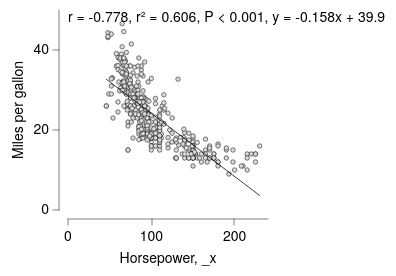

The specification (Vega-Lite) saved for this image:
### Vega-Lite specification from a JSON file in a GitHub repository (floating-point values rounded to 4 significant figures; data arrays with more than 128 entries replaced by an {"elided": "..."} marker saying what was removed)
{"background": null, "config": {"arc": {"fill": "#DBDBDB", "fillOpacity": 1.0, "innerRadius": 25.0, "padAngle": 0.03, "stroke": "black", "strokeOpacity": 1, "strokeWidth": 0.25}, "area": {"fill": "#DBDBDB", "fillOpacity": 1.0, "stroke": "black", "strokeOpacity": 1, "strokeWidth": 0.25}, "axis": {"domain": true, "domainCap": "round", "domainColor": "black", "domainWidth": 0.25, "grid": false, "gridCap": "round", "gridColor": "#F1F1F1", "gridDash": [0, 0], "gridOpacity": 1.0, "gridWidth": 0.25, "labelColor": "black", "labelFont": "HelveticaNeue", "labelFontSize": 7, "labelFontStyle": "normal", "labelFontWeight": 400, "offset": 4.5, "ticks": true, "tickCap": "round", "tickColor": "black", "tickSize": 3, "tickWidth": 0.25, "titleColor": "black", "titleFont": "HelveticaNeue", "titleFontSize": 7, "titleFontStyle": "normal", "titleFontWeight": 400}, "axisX": {"domain": true, "labelAlign": "center", "labelAngle": 0, "labels": true, "ticks": true, "translate": 0}, "axisY": {"domain": true, "labelAlign": "right", "labelAngle": 0, "labels": true, "ticks": true, "translate": 0}, "axisRight": {"domain": true, "labelAlign": "left", "labelAngle": 0, "labels": true, "ticks": true, "translate": 0}, "axisTop": {"domain": true, "labelAlign": "center", "labelAngle": 0, "labels": true, "ticks": true, "translate": 0}, "bar": {"fill": "#DBDBDB", "fillOpacity": 1.0, "stroke": "black", "strokeOpacity": 1, "strokeWidth": 0.25}, "boxplot": {"size": 9.0, "ticks": {"cornerRadius": 0.25, "fill": "black", "size": 4.5, "thickness": 0.25}, "box": {"fillOpacity": 1.0, "stroke": "black", "strokeOpacity": 1, "strokeWidth": 0.25}, "median": {"fill": "black", "fillOpacity": 1.0, "size": 9.0, "thickness": 0.25}, "rule": {"fill": "black", "fillOpacity": 1.0, "size": 10.0, "stroke": "black", "strokeDash": [0, 0], "strokeOpacity": 1, "strokeWidth": 0.25}, "outliers": {"color": "black", "fill": "black", "fillOpacity": 1.0, "size": 0, "stroke": "black", "strokeOpacity": 1, "strokeWidth": 0.25}}, "circle": {"fill": "black", "fillOpacity": 1.0, "size": 0.5, "stroke": "black", "strokeOpacity": 1, "strokeWidth": 0.25}, "errorband": {"band": {"fillOpacity": 0.6, "stroke": null, "strokeWidth": 0.25, "strokeOpacity": 1}, "borders": {"opacity": 0, "strokeOpacity": 0.25, "strokeWidth": 1}}, "errorbar": {"opacity": 1, "rule": {"strokeDash": [0, 0], "strokeWidth": 0.5}, "ticks": {"color": "black", "cornerRadius": 0.25, "opacity": 1, "size": 6.0, "thickness": 0.5}, "thickness": 0.5}, "font": "HelveticaNeue", "geoshape": {"fill": "#DBDBDB", "fillOpacity": 1.0, "stroke": "black", "strokeOpacity": 1, "strokeWidth": 0.25}, "header": {"labelColor": "black", "labelFont": "HelveticaNeue", "labelFontSize": 7, "labelFontStyle": "normal", "labelFontWeight": 400, "titleColor": "black", "titleFont": "HelveticaNeue", "titleFontSize": 7, "titleFontStyle": "normal", "titleFontWeight": 400, "titlePadding": 0}, "legend": {"disable": false, "offset": 4.5, "gradientLength": 50.0, "gradientThickness": 5.0, "gradientOpacity": 1.0, "gradientStrokeColor": "black", "gradientStrokeWidth": 0.25, "labelColor": "black", "labelFont": "HelveticaNeue", "labelFontSize": 7, "labelFontStyle": "normal", "labelFontWeight": 400, "strokeColor": "black", "strokeWidth": 0, "symbolSize": 42, "symbolStrokeColor": "black", "symbolStrokeWidth": 0.25, "titleColor": "black", "titleFont": "HelveticaNeue", "titleFontSize": 7, "titleFontStyle": "normal", "titleFontWeight": 400}, "line": {"color": "black", "stroke": "black", "strokeCap": "round", "strokeDash": [0, 0], "strokeOpacity": 1, "strokeWidth": 0.375}, "point": {"filled": true, "fill": "#DBDBDB", "fillOpacity": 1.0, "size": 5.0, "stroke": "black", "strokeOpacity": 1, "strokeWidth": 0.25}, "range": {"category": ["#C6D9F1", "#F1C9CB", "#FEF0B9", "#CEE37A", "#7AA8E0", "#E589A3", "#FDDD5D", "#68B961", "#4177B1", "#C35082", "#E5C227", "#438156"], "diverging": {"scheme": ["#C35082", "#CE6D94", "#D989A7", "#E2A4BA", "#EABFCE", "#F1DBE2", "#F6F6F6", "#D7E0EB", "#B9CBE0", "#9BB6D5", "#7DA1C9", "#5F8CBD", "#4177B1"]}, "heatmap": {"scheme": ["#DFE9F7", "#C6D9F1", "#ADC8EC", "#94B8E6", "#7AA8E0", "#6097DA", "#4D87CA", "#4177B1", "#386898", "#2F597F", "#264A69", "#1D3A58"]}, "ordinal": {"scheme": ["#F1F1F1", "#DBDBDB", "#C6C6C6", "#B2B2B2", "#9D9D9D", "#898989", "#767676", "#636363", "#515151", "#404040", "#2F2F2F", "#1F1F1F"]}, "ramp": {"scheme": ["#DFE9F7", "#C6D9F1", "#ADC8EC", "#94B8E6", "#7AA8E0", "#6097DA", "#4D87CA", "#4177B1", "#386898", "#2F597F", "#264A69", "#1D3A58"]}}, "rule": {"color": "black", "stroke": "black", "strokeCap": "round", "strokeDash": [2, 2], "strokeOpacity": 1, "strokeWidth": 0.25}, "scale": {"bandPaddingInner": 0.1, "bandPaddingOuter": 0.1, "round": false}, "rect": {"fill": "#DBDBDB", "fillOpacity": 1.0, "stroke": "black", "strokeOpacity": 1, "strokeWidth": 0.25}, "square": {"fill": "#DBDBDB", "fillOpacity": 1.0, "size": 10.0, "stroke": "black", "strokeOpacity": 1, "strokeWidth": 0.25}, "text": {"color": "black", "font": "HelveticaNeue", "fontSize": 7, "fontStyle": "normal", "fontWeight": 400}, "title": {"anchor": "middle", "frame": "group", "color": "black", "font": "HelveticaNeue", "fontSize": 7, "fontStyle": "normal", "fontWeight": 400, "subtitleColor": "black", "subtitleFont": "HelveticaNeue", "subtitleFontSize": "HelveticaNeue", "subtitleFontStyle": "normal", "subtitleFontWeight": 400}, "view": {"continuousWidth": 100, "continuousHeight": 100, "discreteWidth": 100, "discreteHeight": 100, "fill": null, "stroke": null, "strokeWidth": 0.25}}, "layer": [{"data": {"name": "data-7285c4e2e195e5a75737a34913199f5f"}, "mark": {"type": "point"}, "encoding": {"x": {"field": "Horsepower", "type": "quantitative"}, "y": {"field": "Miles_per_Gallon", "title": "Miles per gallon", "type": "quantitative"}}}, {"layer": [{"data": {"name": "data-df741ee6b6ba68aef8587f34d8c5cd59"}, "mark": {"type": "line"}, "encoding": {"x": {"field": "_x", "type": "quantitative"}, "y": {"field": "_y", "type": "quantitative"}}}, {"data": {"name": "data-6ea76441c407861ed382829e2a61d874"}, "mark": {"type": "text", "align": "left", "angle": 0, "baseline": "top", "dx": 0, "dy": 0, "fontSize": 7, "opacity": 1.0}, "encoding": {"text": {"field": "__text", "type": "nominal"}, "x": {"value": 0}, "y": {"value": 0}}}], "name": "__dysonsphere_289b330e0455c514_11"}], "$schema": "https://vega.github.io/schema/vega-lite/v6.4.1.json", "datasets": {"data-7285c4e2e195e5a75737a34913199f5f": {"elided": "392 records"}, "data-df741ee6b6ba68aef8587f34d8c5cd59": [{"_x": 46.0, "_y": 32.68, "__dysonsphere__": 1}, {"_x": 230.0, "_y": 3.632, "__dysonsphere__": 1}], "data-6ea76441c407861ed382829e2a61d874": [{"__text": "r = -0.778, r² = 0.606, P < 0.001, y = -0.158x + 39.9", "__dysonsphere__": 1}]}}
